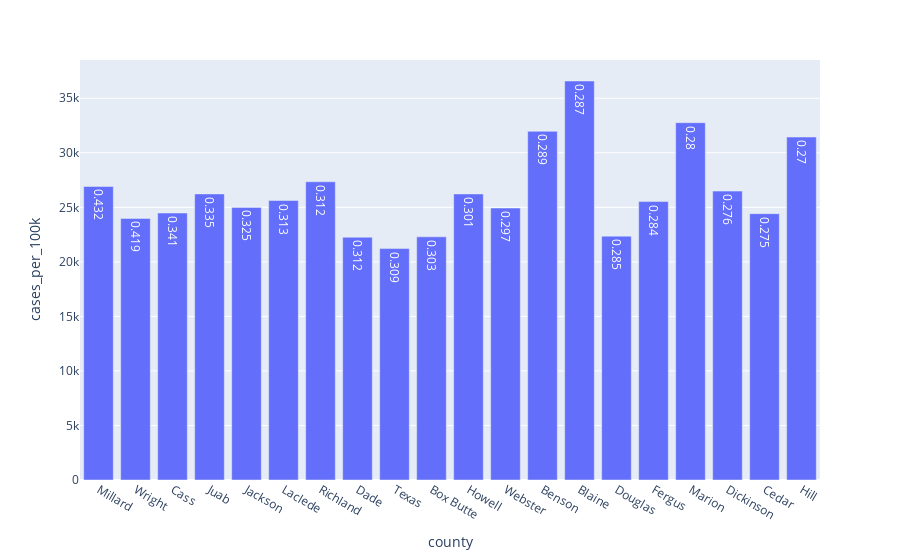

Here is the notebook cell this chart was saved with:
### Code cell
px.bar(df.sort_values(by = 'NEVER',ascending=False).head(20), y='cases_per_100k', x='county', text='NEVER')

### Figure 1 — Plotly figure (JSON) as saved in the notebook; plotly's stock layout.template omitted (floating-point values rounded to 4 significant figures)
{"data": [{"alignmentgroup": "True", "hovertemplate": "county=%{x}<br>cases_per_100k=%{y}<br>NEVER=%{text}<extra></extra>", "legendgroup": "", "marker": {"color": "#636efa", "pattern": {"shape": ""}}, "name": "", "offsetgroup": "", "orientation": "v", "showlegend": false, "text": [0.432, 0.419, 0.341, 0.335, 0.325, 0.313, 0.312, 0.312, 0.309, 0.303, 0.301, 0.297, 0.289, 0.287, 0.285, 0.284, 0.28, 0.276, 0.275, 0.27], "textposition": "auto", "type": "bar", "x": ["Millard", "Wright", "Cass", "Juab", "Jackson", "Laclede", "Richland", "Dade", "Texas", "Box Butte", "Howell", "Webster", "Benson", "Blaine", "Douglas", "Fergus", "Marion", "Dickinson", "Cedar", "Hill"], "xaxis": "x", "y": [26910.0, 23980.0, 24480.0, 26230.0, 24990.0, 25620.0, 27340.0, 22260.0, 21220.0, 22290.0, 26230.0, 24930.0, 31970.0, 36580.0, 22360.0, 25530.0, 32760.0, 26490.0, 24420.0, 31440.0], "yaxis": "y"}], "layout": {"autosize": true, "barmode": "relative", "legend": {"tracegroupgap": 0}, "margin": {"t": 60}, "xaxis": {"anchor": "y", "autorange": true, "domain": [0, 1], "range": [-0.5, 19.5], "title": {"text": "county"}, "type": "category"}, "yaxis": {"anchor": "x", "autorange": true, "domain": [0, 1], "range": [0, 38510.0], "title": {"text": "cases_per_100k"}, "type": "linear"}}}
